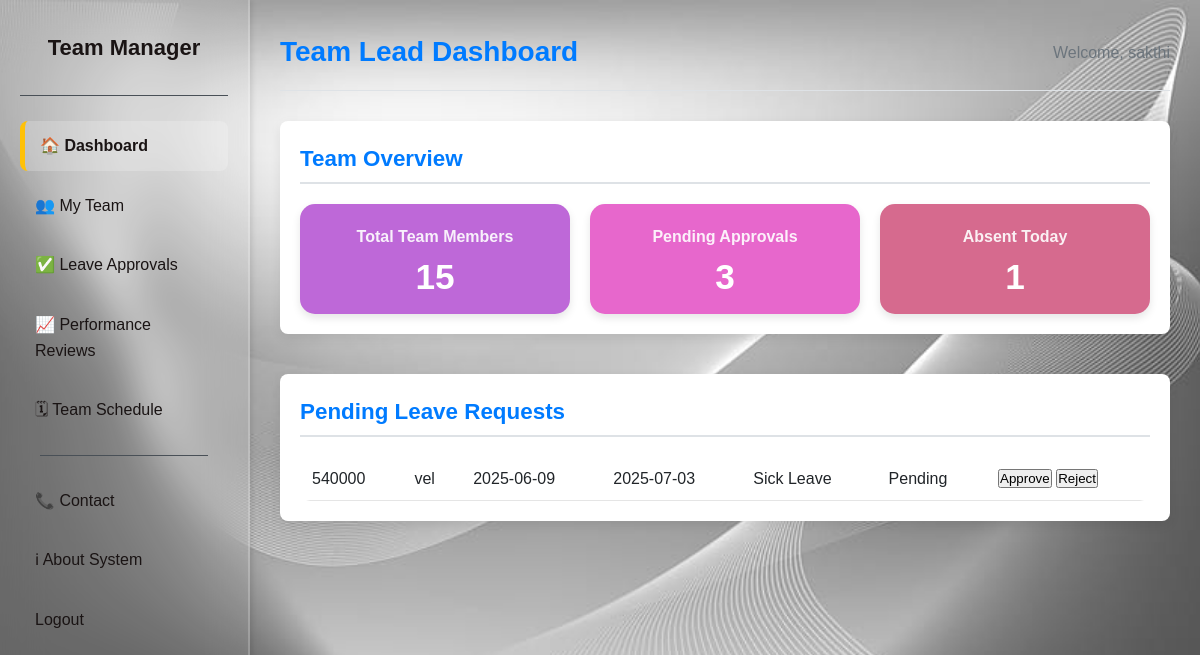
Screenshot of /supervisor (signed in) with the database file from the repository.
### tables this page shows
CREATE TABLE leave_requests (
                id INTEGER PRIMARY KEY AUTOINCREMENT,
                empcode TEXT,
                supervisor_empcode TEXT,
                leave_from DATE,
                leave_to DATE,
                reason TEXT,
                status TEXT DEFAULT 'Pending',
                email_sent INTEGER DEFAULT 0
                );

CREATE TABLE empworkers(
                name TEXT,
                empcode TEXT,
                role TEXT,
                gender TEXT,
                doj DATE,
                bldgrp TEXT,
                supervisor TEXT
                );

### app.py (the view, shortened to what this page needs)
@app.route("/supervisor", methods=["GET", "POST"])
def supervisor():
    if 'empid' not in session or session.get('role') != 'supervisor':
        flash("Access denied", "danger")
        return redirect(url_for("index"))
    empid = session['empid']
    sup_name = session.get('name', 'Supervisor')
    con = sqlite3.connect("test.db")
    con.row_factory = sqlite3.Row
    cur = con.cursor()
    cur.execute("SELECT COUNT(*) FROM empworkers WHERE supervisor=?", (sup_name,))
    total_team = cur.fetchone()[0]
    cur.execute("""
        SELECT COUNT(*) FROM leave_requests
        WHERE supervisor_empcode=? AND status='Pending'
    """, (empid,))
    pending_approvals = cur.fetchone()[0]
    today = datetime.now().date()
    cur.execute("""
        SELECT COUNT(*) FROM leave_requests
        WHERE supervisor_empcode=? AND status='Approved'
        AND date(?) BETWEEN date(leave_from) AND date(leave_to)
    """, (empid, today))
    on_leave_today = cur.fetchone()[0]
    cur.execute("""
        SELECT lr.id, e.name, e.empcode, lr.leave_from, lr.leave_to, lr.reason, lr.status
        FROM leave_requests lr
        JOIN empworkers e ON lr.empcode = e.empcode
        WHERE lr.supervisor_empcode=?
        ORDER BY lr.leave_from DESC
    """, (empid,))
    leaves = cur.fetchall()
    con.close()
    return render_template(
        "supervisor.html",
        name=sup_name,
        leaves=leaves,
        total_team=total_team,
        pending_approvals=pending_approvals,
        on_leave_today=on_leave_today
    )

### templates/supervisor.html (shortened to what this page needs)
<link rel="stylesheet" href="/static/style1.css" />
<!DOCTYPE html>
<html lang="en">
<head>
</head>
<body>
  <div class="dashboard-layout full-screen">
    <aside class="sidebar">
      <div class="logo">Team Manager</div>
      <nav class="nav-menu">
        <a href="{{url_for('supervisor')}}" class="nav-item active">🏠 Dashboard</a>
        <a href="#" class="nav-item">👥 My Team</a>
        <a href="#" class="nav-item">✅ Leave Approvals</a>
        <a href="#" class="nav-item">📈 Performance Reviews</a>
        <a href="#" class="nav-item">🗓 Team Schedule</a>
        <div class="nav-separator"></div>
        <a href="{{ url_for('contact') }}" class="nav-item">📞 Contact </a>
        <a href="{{ url_for('about') }}" class="nav-item">ℹ About System</a>
        <a href="{{ url_for('back') }}" class="nav-item">Logout</a>
      </nav>
    </aside>
    <main class="main-content">
      <header class="top-bar">
        <h2>Team Lead Dashboard</h2>
        <div class="user-info">Welcome, {{name}}</div>
      </header>
      <section class="content-section">
        <h3>Team Overview</h3>
        <div class="metrics-grid">
          <div class="metric-card bg-blue">
            <h4>Total Team Members</h4>
            <p>15</p>
          </div>
          <div class="metric-card bg-green">
            <h4>Pending Approvals</h4>
            <p>3</p>
          </div>
          <div class="metric-card bg-red">
            <h4>Absent Today</h4>
            <p>1</p>
          </div>
        </div>
      </section>
      <section class="content-section">
         <h3>Pending Leave Requests</h3>
                <div class="data-table">
                    <table>
    <tbody>
      {% for leave in leaves %}
      <tr>
        <td>{{ leave[2] }}</td>
        <td>{{ leave[1] }}</td>
        <td>{{ leave[3] }}</td>
        <td>{{ leave[4] }}</td>
        <td>{{ leave[5] }}</td>
        <td>{{ leave[6] }}</td>
        <td>
          {% if leave[6] == 'Pending' %}
          <button type="submit" name="leave_id" value="{{ leave[0] }}" formaction="?action=Approve">Approve</button>
          <button type="submit" name="leave_id" value="{{ leave[0] }}" formaction="?action=Reject">Reject</button>
          {% else %}
          {{ leave[6] }}
          {% endif %}
        </td>
      </tr>
      {% endfor %}
                        </tbody>
                    </table>
                </div>
            </section>
        </main>
    </div>
</body>
</html>

### static/style1.css (style rules this page uses)
:root { --primary-color: #007bff; --secondary-color: #6c757d; --success-color: #28a745; --danger-color: #dc3545; --warning-color: #ffc107; --background-color: #f8f9fa; --card-background: #ffffff; --sidebar-bg: #343a40; --text-color: #212529; --link-color: #adb5bd; --active-color: #ffffff; --border-color: #dee2e6; --box-shadow: 0 4px 12px rgba(0, 0, 0, 0.08); }
* { box-sizing: border-box; margin: 0; padding: 0; }
body { font-family: 'Segoe UI', Tahoma, Geneva, Verdana, sans-serif; background-color: var(--background-color); color: var(--text-color); line-height: 1.6; }
.dashboard-layout { display: flex; min-height: 100vh; }
.sidebar { width: 250px; background-color: var(--sidebar-bg); color: var(--link-color); padding: 20px 0; display: flex; flex-direction: column; box-shadow: 2px 0 5px rgba(0, 0, 0, 0.1); }
.logo { font-size: 1.5rem; font-weight: 700; color: var(--active-color); text-align: center; padding: 10px 20px 30px; border-bottom: 1px solid #495057; margin-bottom: 15px; }
.nav-menu { flex-grow: 1; display: flex; flex-direction: column; }
.nav-item { display: block; padding: 12px 20px; text-decoration: none; color: var(--link-color); transition: background-color 0.2s, color 0.2s; }
.nav-item.active { background-color: var(--primary-color); color: var(--active-color); font-weight: 600; border-left: 5px solid var(--warning-color); padding-left: 15px; }
.nav-separator { height: 1px; background-color: #495057; margin: 15px 20px; }
.main-content { flex-grow: 1; padding: 30px; }
.top-bar { display: flex; justify-content: space-between; align-items: center; margin-bottom: 30px; padding-bottom: 15px; border-bottom: 1px solid var(--border-color); }
.top-bar h2 { color: var(--primary-color); font-size: 1.75rem; font-weight: 600; }
.user-info { font-weight: 500; color: var(--secondary-color); }
.content-section { margin-bottom: 40px; padding: 20px; background-color: var(--card-background); border-radius: 8px; box-shadow: var(--box-shadow); }
.content-section h3 { color: var(--primary-color); margin-bottom: 20px; font-size: 1.4rem; border-bottom: 2px solid var(--border-color); padding-bottom: 5px; }
.metrics-grid { display: grid; grid-template-columns: repeat(auto-fit, minmax(200px, 1fr)); gap: 20px; margin-top: 20px; }
.metric-card { padding: 25px; border-radius: 8px; color: var(--active-color); transition: transform 0.3s, box-shadow 0.3s; box-shadow: 0 4px 8px rgba(0, 0, 0, 0.1); }
.metric-card h4 { font-size: 1rem; margin-bottom: 10px; opacity: 0.9; }
.metric-card p { font-size: 2.2rem; font-weight: 700; line-height: 1; }
.bg-blue { background-color: var(--primary-color); }
.bg-green { background-color: var(--success-color); }
.bg-red { background-color: var(--danger-color); }
.data-table table { width: 100%; border-collapse: collapse; margin-top: 15px; }
.data-table th, .data-table td { padding: 12px 15px; text-align: left; border-bottom: 1px solid var(--border-color); }

### templates/supervisor.html (style rules this page uses)
body { margin: 0; padding: 0; height: 100%; font-family: "Poppins", sans-serif; background: url(/static/images/grey1.jpg) no-repeat center center fixed; background-size: cover; }
.dashboard-layout.full-screen { display: flex; height: 100vh; }
.sidebar { width: 250px; background: rgba(255,255,255,0.1); backdrop-filter: blur(20px); border-right: 2px solid rgba(255,255,255,0.2); display: flex; flex-direction: column; padding: 20px; }
.sidebar .logo { font-size: 22px; font-weight: bold; color: #1a1414; margin-bottom: 20px; text-align: center; }
.nav-menu .nav-item { display: block; padding: 12px 15px; margin: 5px 0; border-radius: 8px; text-decoration: none; color: #1a1414; transition: 0.3s; }
.nav-menu .nav-item:hover, .nav-menu .nav-item.active { background: rgba(255,255,255,0.2); }
.main-content { flex: 1; padding: 30px; overflow-y: auto; color: #1a1414; }
.top-bar { display: flex; justify-content: space-between; align-items: center; margin-bottom: 30px; }
.metrics-grid { display: flex; gap: 20px; margin-top: 15px; }
.metric-card { flex: 1; padding: 20px; border-radius: 15px; color: #fff; text-align: center; }
.bg-blue { background: #be68d8; }
.bg-green { background: #e767cc; }
.bg-red { background: #d66a8e; }
.data-table table { width: 100%; border-collapse: collapse; margin-top: 15px; border-radius: 10px; overflow: hidden; }
.data-table th, .data-table td { padding: 12px; text-align: left; border-bottom: 1px solid rgba(0,0,0,0.1); }

### rows the page displays
leave_requests: empcode "540000", name "vel", leave_from "2025-06-09", leave_to "2025-07-03", reason "Sick Leave", status "Pending", {{ leave[0] }} 1 (drawn)

### other values shown
{{ name }} "sakthi"
